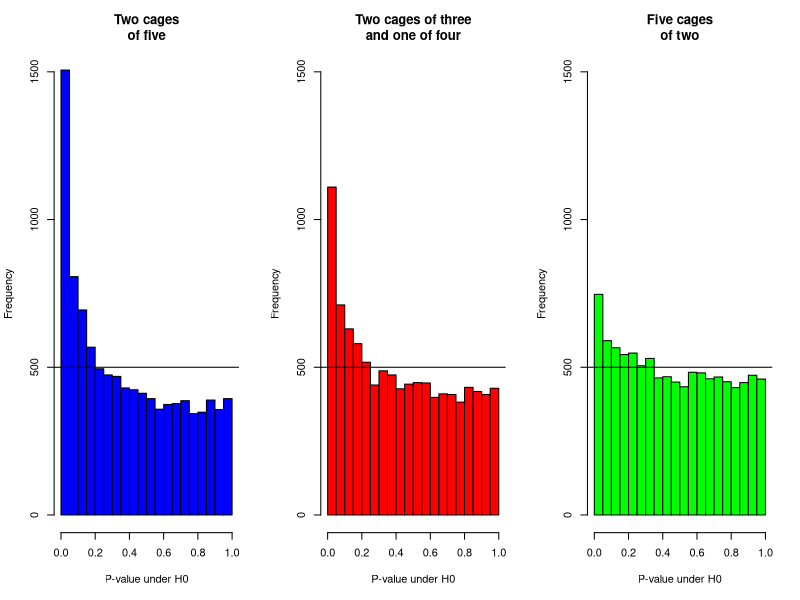

This chart was generated by the following R code: (Note: a time limit stopped this script after it produced the figure.)
## ---- chunk 1
knitr::opts_chunk$set(warning=FALSE, message=FALSE, echo=FALSE, cache=TRUE)
## ---- chunk 2
simPvalue2 <- function( b=1, sd=1, icc=0.2, cageN = c(3,3,4)){
  sd1 <- sd*sqrt(1-icc) # get the between group and within group sd
  sd2 <- sd*sqrt(icc)
  
  x <- rep(c(0,1), each=sum(cageN)) #  x is the treatment group
  cageID <- rep(1:(length(cageN)*2), c(cageN, cageN))
  dat <- data.frame(x, cageID)
  cageeffect <- data.frame(cageID=1:(length(cageN)*2), ce=rnorm(length(cageN)*2, 0, sd2))
  dat <- merge(dat, cageeffect)
  
  dat$y <- rnorm(2*sum(cageN), b*dat$x + dat$ce, sd1) #  y is the response
  ttest1 <- t.test(data=dat, y~x) # do the t-test
  ttest1$p.value # return
}

## ---- chunk 3
reps2 <- replicate( n=10000, simPvalue2(b=0,icc=0.2, cageN=c(3,3,4)))
cat("Number of false positives: ",sum(reps2<0.05))
## ---- chunk 4

reps3 <- replicate( n=10000, simPvalue2(b=0,icc=0.2,cageN=c(5,5)))
cat("Number of false positives: ",sum(reps3<0.05))

## ---- chunk 5

reps4 <- replicate( n=10000, simPvalue2(b=0,icc=0.2,cageN=c(2,2,2,2,2)))
cat("Number of false positives: ",sum(reps4<0.05))


## ---- chunk 6

par(mfrow=c(1,3))
hist(reps3, col="blue", breaks=20, main="Two cages\nof five", xlab="P-value under H0", ylab="Frequency",freq=TRUE, ylim=c(0,1500))
abline(a=500,b=0)
hist(reps2, col="red", breaks=20, main="Two cages of three\nand one of four", xlab="P-value under H0", ylab="Frequency", freq=TRUE, ylim=c(0,1500))
abline(a=500,b=0)
hist(reps4, col="green", breaks=20, main="Five cages\nof two", xlab="P-value under H0", ylab="Frequency",freq=TRUE, ylim=c(0,1500))
abline(a=500,b=0)



## ---- chunk 7

N=1000
errorrate <- function(icc=0.2){
  reps1 <- replicate( n=N, simPvalue2(b=0,icc=icc,cageN=10))
  reps2 <- replicate( n=N, simPvalue2(b=0,icc=icc,cageN=c(5,5)))
  reps3 <- replicate( n=N, simPvalue2(b=0,icc=icc,cageN=c(3,3,4)))
  reps4 <- replicate( n=N, simPvalue2(b=0,icc=icc,cageN=c(2,2,2,2,2)))

c(sum(reps1<0.05) / N,
  sum(reps2<0.05) / N,
  sum(reps3<0.05) / N,
  sum(reps4<0.05) / N)
  }
  
type1 <- as.data.frame(sapply(c(0.1,0.2,0.3,0.4,0.5), FUN=errorrate))
type1 <- as.data.frame(type1)
names(type1) <- c("ICC=0.1", "ICC=0.2","ICC=0.3","ICC=0.4","ICC=0.5")
type1dat <- data.frame(design=c("One cage of 10", "Two cages of 5", "Two cages of 3 and one of 4", "Five cages of 2"),type1)
knitr::kable(type1dat, type="html")
